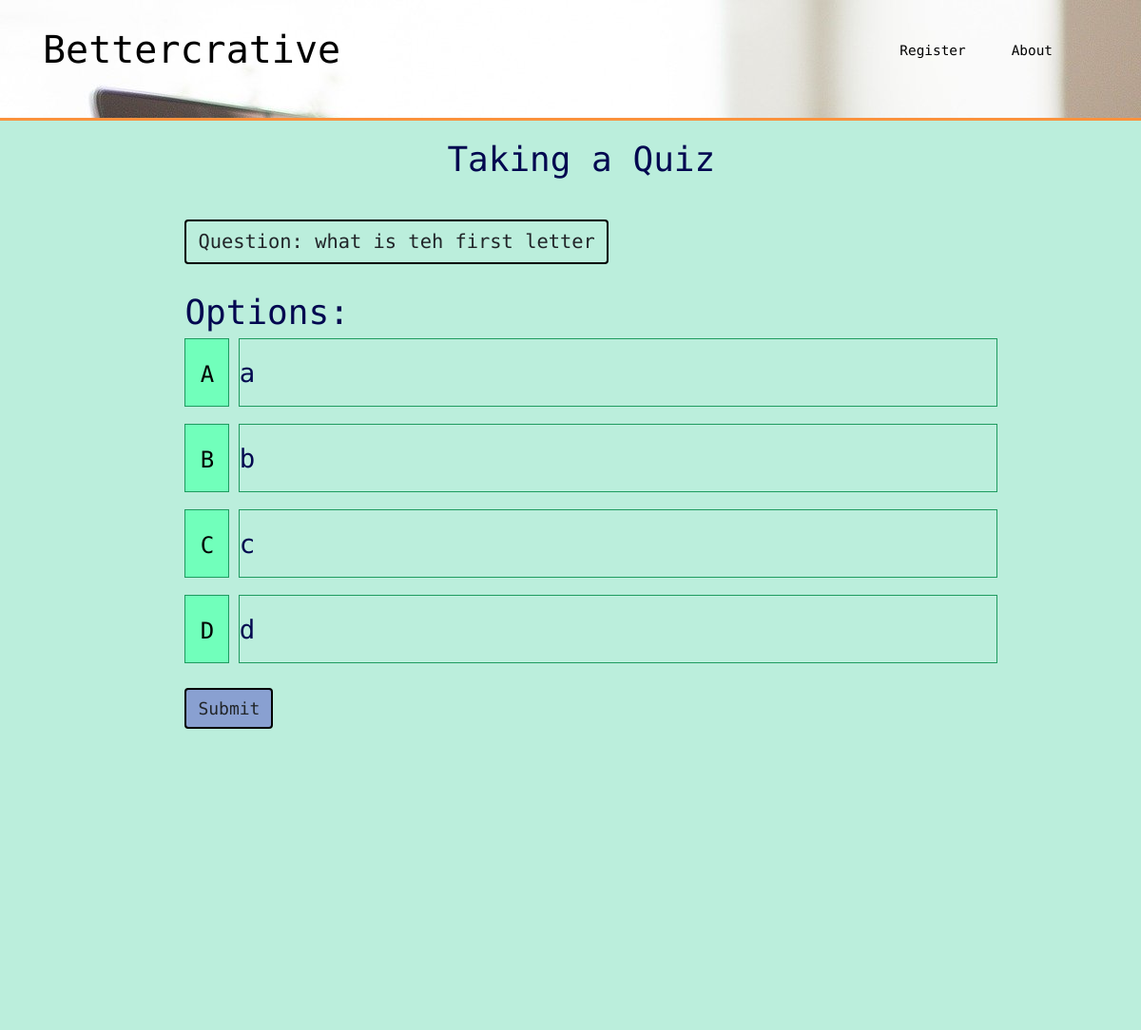
Before: /classroom/3 with the older database file.
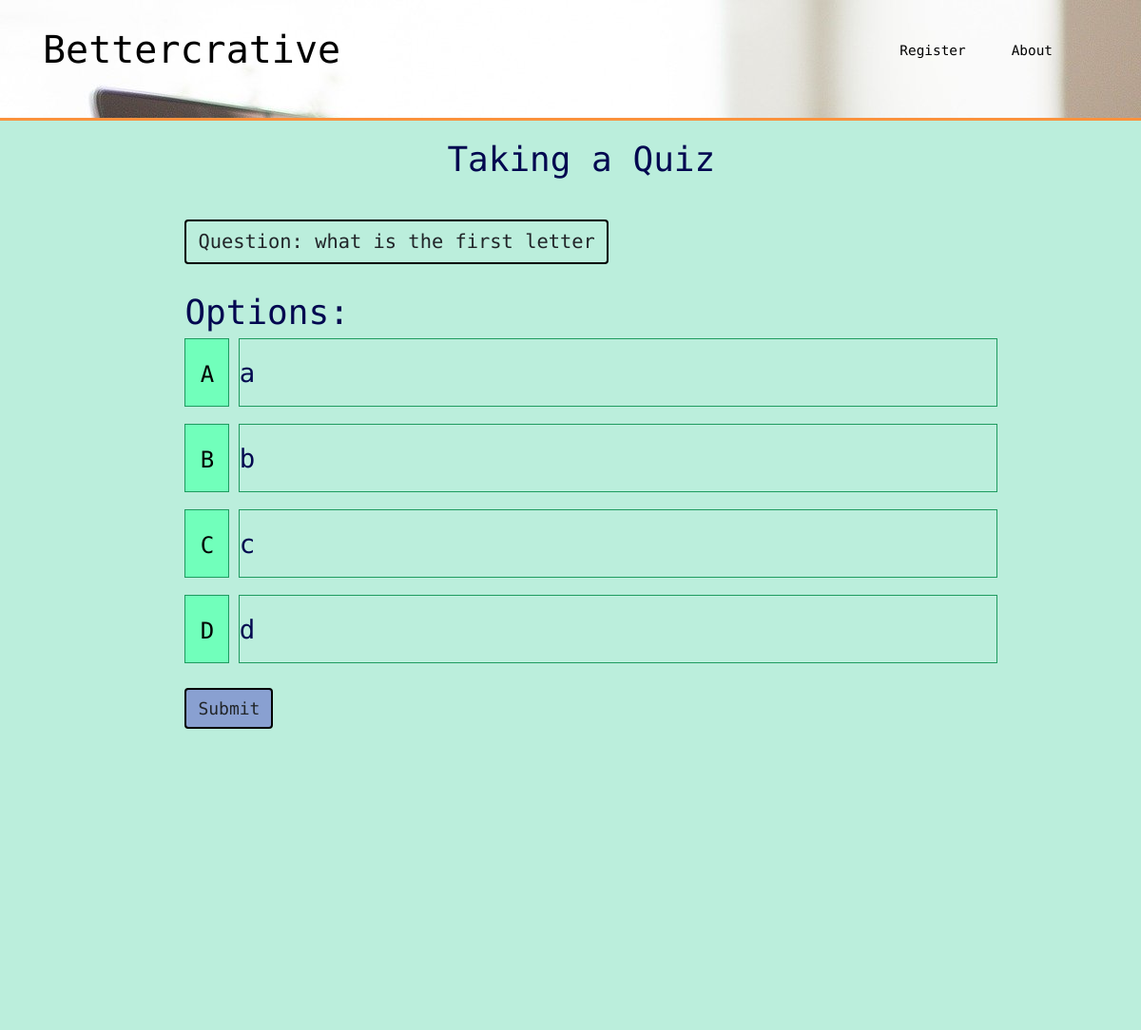
After: the same page with the newer database file.
### bettercrative/models.py (models this page shows, shortened)
class Quiz(db.Model):
    id = db.Column(db.Integer, primary_key=True)
    name = db.Column(db.String(50), unique=True, nullable=False)
    question_content = db.Column(db.String, nullable=False)
    question_answers = db.relationship('Answer', backref='quiz', lazy=True, collection_class=list,
                                       cascade="all, delete, delete-orphan")
    date_created = db.Column(db.Date, nullable=False, default=datetime.today())
    user_id = db.Column(db.Integer, db.ForeignKey('user.id'), nullable=False)
    classroom_host_id = db.Column(db.Integer, db.ForeignKey('classroom.id'), nullable=True)
    active_question = db.Column(db.String, nullable=True)
    questions = db.relationship('Question', backref='quiz', lazy=True, collection_class=list, cascade="all, delete, delete-orphan")

### bettercrative/classrooms/routes.py (the view)
@classrooms.route("/classroom/<int:classroom_id>", methods=['GET', 'POST'])
def classroom(classroom_id):
    classroom = Classroom.query.get_or_404(classroom_id)
    quizzes = classroom.added_quizzes
    if current_user.is_authenticated:
        return render_template('classroom.html', title=classroom.name, classroom=classroom) #, active_quiz=active_quiz <- THIS WAS REMOVED FROM END OF THIS LINE
    else:
        quiz = Quiz.query.filter_by(classroom_host_id=classroom_id).first()
        return render_template('take_quiz.html', title='TakeQuiz', classroom=classroom, quiz=quiz)
        print(classroom_id)
        return render_template('take_quiz.html', classroom_id=classroom_id)

### bettercrative/templates/take_quiz.html (shortened to what this page needs)
{% extends "layout.html" %}
{% block content %}
<div class = "multiple-choice">
         <span class = "Taking-a-Quiz">Taking a Quiz</span>
        <div class = "answerchoices">
            <div class = "menu" style = "margin-left:15vw; margin-top: ">
                <form action="" method='POST'>
                        <span class = "btn" style = "font-size:1.7vw; margin-top:3vw;"> Question: {{ quiz.question_content }} </span>
                        <div class =  "options">
                            <span> Options:</span>
                                <div class ="Student-Answers">
                                {%for eachanswer in quiz.question_answers%}
                                <div class = "answerContainer reset">
                                    <div class = "answerChoice">
                                        <span class = "choice"> <input type = "button" name="studentResponse" value = '{{"ABCD"[loop.index0]}}' class ="response"></span>
                                        <div class = "answerBox">
                                            <div class = "answerBox-answer">
                                                {{eachanswer.content}}
                                            </div>
                                        </div>
                                    </div>
                                {%endfor%}
                                <button type="submit" class="btn Taking-a-Quiz-Submit" style="background-color:rgb(137, 160, 209);">Submit</button>
                                </div>
                        </div>
                </form>
            </div>
        </div>
    </div>
{% endblock  %}

Changed rows visible on the page:
changed Quiz: question_content "what is teh first letter" → "what is the first letter"
